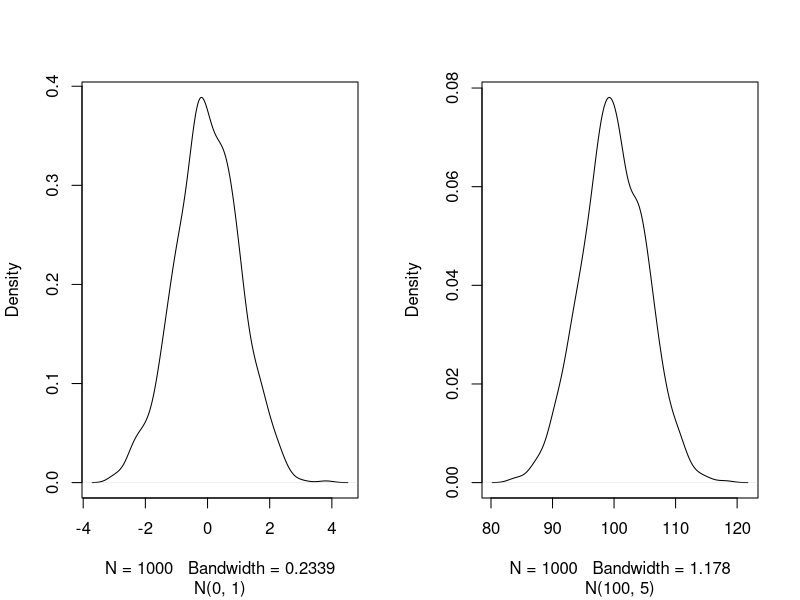

Generate this figure with R:
## ---- chunk 1

## ---- chunk 2
3 + 5
12 / 7
## ---- chunk 3
weight_kg <- 55
## ---- chunk 4
weight_kg <- 55    # doesn't print anything
(weight_kg <- 55)  # but putting parenthesis around the call prints the value of `weight_kg`
weight_kg          # and so does typing the name of the object
## ---- chunk 5
2.2 * weight_kg
## ---- chunk 6
weight_kg <- 57.5
2.2 * weight_kg
## ---- chunk 7
weight_lb <- 2.2 * weight_kg
## ---- chunk 8
weight_kg <- 100
## ---- chunk 9
mass <- 47.5            # mass?
age  <- 122             # age?
mass <- mass * 2.0      # mass?
age  <- age - 20        # age?
mass_index <- mass/age  # mass_index?
## ---- chunk 10
round(3.14159)
## ---- chunk 11
args(round)
## ---- chunk 12
round(3.14159, digits = 2)
## ---- chunk 13
round(3.14159, 2)
## ---- chunk 14
round(digits = 2, x = 3.14159)
## ---- chunk 15
weight_g <- c(50, 60, 65, 82)
weight_g
## ---- chunk 16
molecules <- c("dna", "rna", "protein")
molecules
## ---- chunk 17
length(weight_g)
length(molecules)
## ---- chunk 18
class(weight_g)
class(molecules)
## ---- chunk 19
str(weight_g)
str(molecules)
## ---- chunk 20
weight_g <- c(weight_g, 90) # add to the end of the vector
weight_g <- c(30, weight_g) # add to the beginning of the vector
weight_g
## ---- chunk 21
num_char <- c(1, 2, 3, "a")
num_logical <- c(1, 2, 3, TRUE, FALSE)
char_logical <- c("a", "b", "c", TRUE)
tricky <- c(1, 2, 3, "4")
## ---- chunk 22
class(num_char)
num_char
class(num_logical)
num_logical
class(char_logical)
char_logical
class(tricky)
tricky
## ---- chunk 23
num_logical <- c(1, 2, 3, TRUE)
char_logical <- c("a", "b", "c", TRUE)
combined_logical <- c(num_logical, char_logical)
## ---- chunk 24
combined_logical
## ---- chunk 25
molecules <- c("dna", "rna", "peptide", "protein")
molecules[2]
molecules[c(3, 2)]
## ---- chunk 26
more_molecules <- molecules[c(1, 2, 3, 2, 1, 4)]
more_molecules
## ---- chunk 27
molecules ## all molecules
molecules[-1] ## all but the first one
molecules[-c(1, 3)] ## all but 1st/3rd ones
molecules[c(-1, -3)] ## all but 1st/3rd ones
## ---- chunk 28
weight_g <- c(21, 34, 39, 54, 55)
weight_g[c(TRUE, FALSE, TRUE, TRUE, FALSE)]
## ---- chunk 29
## will return logicals with TRUE for the indices that meet
## the condition
weight_g > 50
## so we can use this to select only the values above 50
weight_g[weight_g > 50]
## ---- chunk 30
weight_g[weight_g < 30 | weight_g > 50]
weight_g[weight_g >= 30 & weight_g == 21]
## ---- chunk 31
molecules <- c("dna", "rna", "protein", "peptide")
molecules[molecules == "rna" | molecules == "dna"] # returns both rna and dna
molecules %in% c("rna", "dna", "metabolite", "peptide", "glycerol")
molecules[molecules %in% c("rna", "dna", "metabolite", "peptide", "glycerol")]
## ---- chunk 32
"four" > "five"
## ---- chunk 33
x <- c(1, 5, 3, 5, 10)
names(x) ## no names
names(x) <- c("A", "B", "C", "D", "E")
names(x) ## now we have names
## ---- chunk 34
x[c(1, 3)]
x[c("A", "C")]
## ---- chunk 35
heights <- c(2, 4, 4, NA, 6)
mean(heights)
max(heights)
mean(heights, na.rm = TRUE)
max(heights, na.rm = TRUE)
## ---- chunk 36
## Extract those elements which are not missing values.
heights[!is.na(heights)]

## Returns the object with incomplete cases removed.
## The returned object is an atomic vector of type `"numeric"`
## (or `"double"`).
na.omit(heights)

## Extract those elements which are complete cases.
## The returned object is an atomic vector of type `"numeric"`
## (or `"double"`).
heights[complete.cases(heights)]
## ---- chunk 37
heights <- c(63, 69, 60, 65, NA, 68, 61, 70, 61, 59, 64, 69, 63, 63, NA, 72, 65, 64, 70, 63, 65)
## ---- chunk 38
heights_no_na <- heights[!is.na(heights)]
## or
heights_no_na <- na.omit(heights)
## ---- chunk 39
median(heights, na.rm = TRUE)
## ---- chunk 40
heights_above_67 <- heights_no_na[heights_no_na > 67]
length(heights_above_67)
## ---- chunk 41
set.seed(1)
## ---- chunk 42
numeric(3)
numeric(10)
## ---- chunk 43
numeric(0)
## ---- chunk 44
character(2) ## the empty character
logical(2)   ## FALSE
## ---- chunk 45
rep(-1, 5)
## ---- chunk 46
rep(NA, 5)
## ---- chunk 47
rep(c(1, 2, 3), 5)
## ---- chunk 48
rep(c(1, 2, 3), each = 5)
sort(rep(c(1, 2, 3), 5))
## ---- chunk 49
seq(from = 1, to = 20, by = 2)
## ---- chunk 50
seq(1, 5, 1)
seq(1, 5) ## default by
1:5
## ---- chunk 51
seq(from = 1, to = 20, length.out = 3)
## ---- chunk 52
sample(1:10)
## ---- chunk 53
sample(letters, 5)
## ---- chunk 54
sample(1:5, 10, replace = TRUE)
## ---- chunk 55
sample(1:10)
sample(1:10)
## ---- chunk 56
set.seed(123)
sample(1:10)
set.seed(123)
sample(1:10)
## ---- chunk 57
set.seed(1)
sample(1:10)
set.seed(1)
sample(1:10)
## ---- chunk 58
par(mfrow = c(1, 2))
plot(density(rnorm(1000)), main = "", sub = "N(0, 1)")
plot(density(rnorm(1000, 100, 5)), main = "", sub = "N(100, 5)")
## ---- chunk 59
rnorm(5)
rnorm(5, 2, 2)
rnorm(5, 100, 5)
